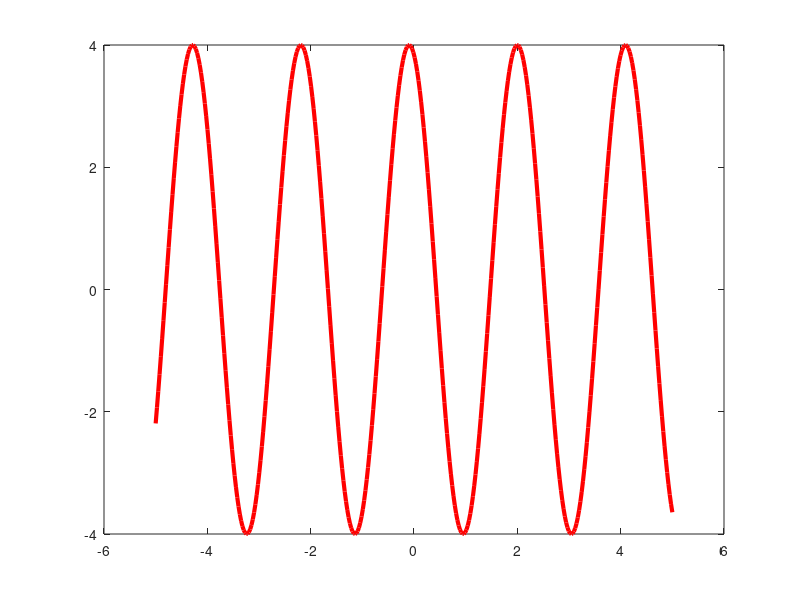

Write the MATLAB code that produced this figure. (Note: this script raises an error after producing the figure.)
%Ritvik Verma
%ECE 202 Fall 2021
%M4 exercise 


clear 
clf 

% ----- set up arrays for x and g -----
x = linspace(-5, 5, 400);
g = 4*cos(3*(x-2));

% ----- plotting the figure -----
plot(x, g, 'r', 'LineWidth', 3)

% ----- setting title, axes titles, and axis limits -----
ax = gca; ax.FontSize = 12;
ylim([-6 6])
xlabel('x (m)', 'FontSize', 15)
ylabel('g(x)', 'FontSize', 15)
title('ECE	202, Exercise M4, part(b), Shifted sinusoid', 'FontSize', 18)
grid on
